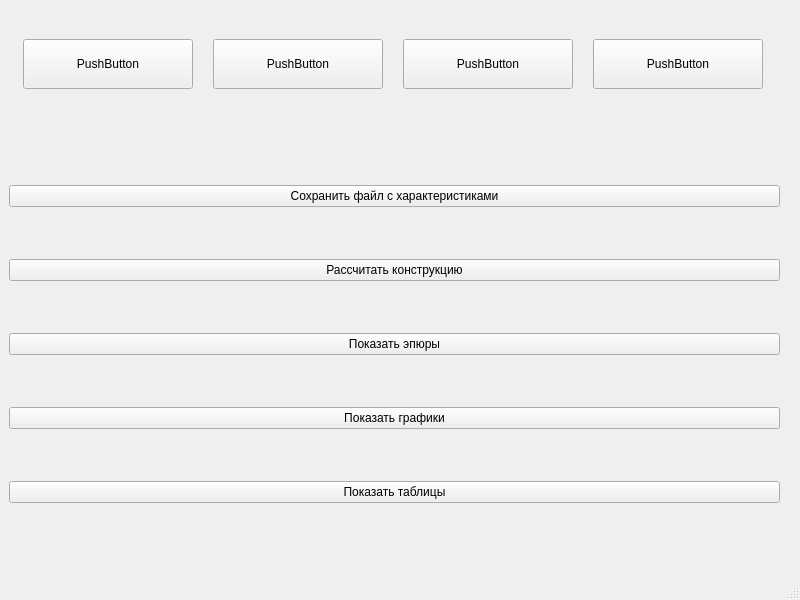
<?xml version="1.0" encoding="UTF-8"?>
<ui version="4.0">
 <class>MainWindow</class>
 <widget class="QMainWindow" name="MainWindow">
  <property name="geometry">
   <rect>
    <x>0</x>
    <y>0</y>
    <width>800</width>
    <height>600</height>
   </rect>
  </property>
  <property name="windowTitle">
   <string>MainWindow</string>
  </property>
  <widget class="QWidget" name="centralwidget">
   <widget class="QWidget" name="horizontalLayoutWidget">
    <property name="geometry">
     <rect>
      <x>9</x>
      <y>9</y>
      <width>771</width>
      <height>111</height>
     </rect>
    </property>
    <layout class="QHBoxLayout" name="horizontalLayout">
     <item>
      <widget class="QPushButton" name="pushButton_5">
       <property name="maximumSize">
        <size>
         <width>170</width>
         <height>50</height>
        </size>
       </property>
       <property name="text">
        <string>PushButton</string>
       </property>
      </widget>
     </item>
     <item>
      <widget class="QPushButton" name="pushButton_6">
       <property name="maximumSize">
        <size>
         <width>170</width>
         <height>50</height>
        </size>
       </property>
       <property name="text">
        <string>PushButton</string>
       </property>
      </widget>
     </item>
     <item>
      <widget class="QPushButton" name="pushButton_7">
       <property name="maximumSize">
        <size>
         <width>170</width>
         <height>50</height>
        </size>
       </property>
       <property name="text">
        <string>PushButton</string>
       </property>
      </widget>
     </item>
     <item>
      <widget class="QPushButton" name="pushButton_4">
       <property name="maximumSize">
        <size>
         <width>170</width>
         <height>50</height>
        </size>
       </property>
       <property name="text">
        <string>PushButton</string>
       </property>
      </widget>
     </item>
    </layout>
   </widget>
   <widget class="QWidget" name="verticalLayoutWidget">
    <property name="geometry">
     <rect>
      <x>9</x>
      <y>139</y>
      <width>771</width>
      <height>411</height>
     </rect>
    </property>
    <layout class="QVBoxLayout" name="verticalLayout">
     <item>
      <widget class="QPushButton" name="pushButton">
       <property name="text">
        <string>Сохранить файл с характеристиками</string>
       </property>
      </widget>
     </item>
     <item>
      <widget class="QPushButton" name="pushButton_2">
       <property name="text">
        <string>Рассчитать конструкцию</string>
       </property>
      </widget>
     </item>
     <item>
      <widget class="QPushButton" name="pushButton_8">
       <property name="text">
        <string>Показать эпюры</string>
       </property>
      </widget>
     </item>
     <item>
      <widget class="QPushButton" name="pushButton_9">
       <property name="text">
        <string>Показать графики</string>
       </property>
      </widget>
     </item>
     <item>
      <widget class="QPushButton" name="pushButton_10">
       <property name="text">
        <string>Показать таблицы</string>
       </property>
      </widget>
     </item>
    </layout>
   </widget>
  </widget>
  <widget class="QMenuBar" name="menubar">
   <property name="geometry">
    <rect>
     <x>0</x>
     <y>0</y>
     <width>800</width>
     <height>21</height>
    </rect>
   </property>
  </widget>
  <widget class="QStatusBar" name="statusbar"/>
 </widget>
 <resources/>
 <connections/>
</ui>
